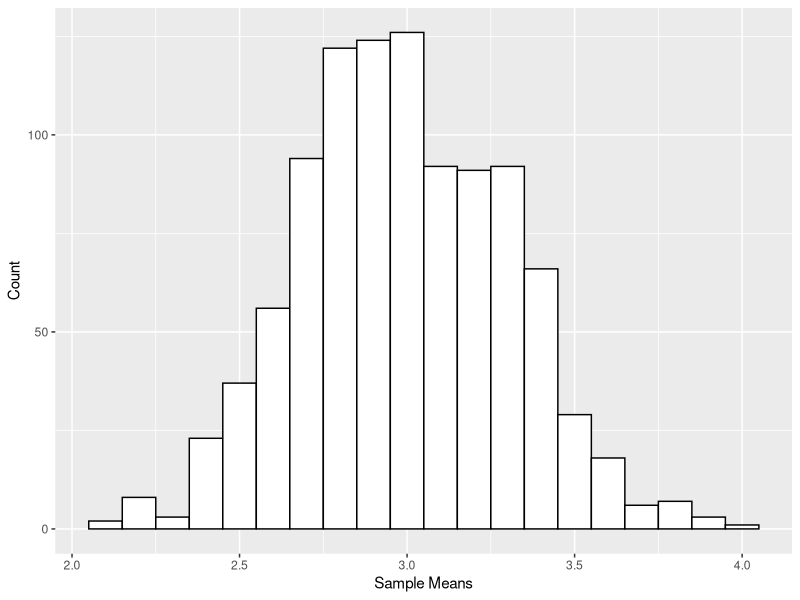
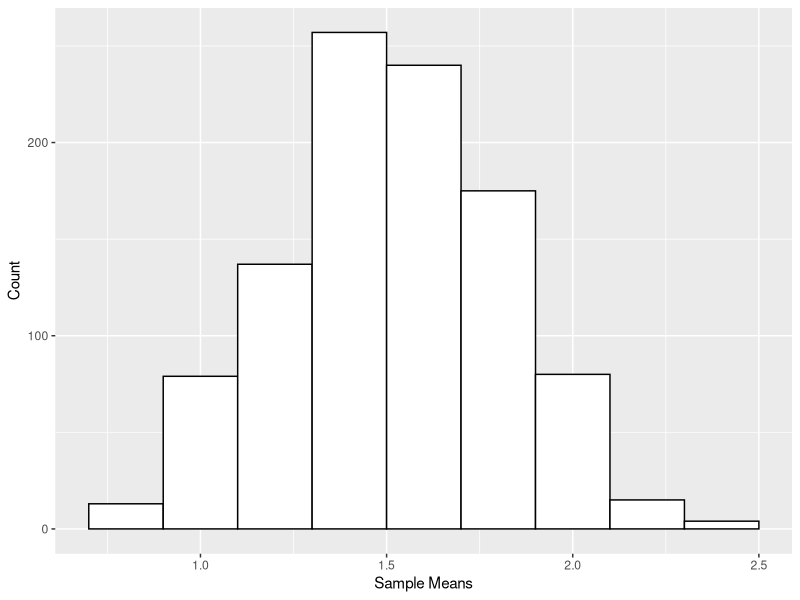
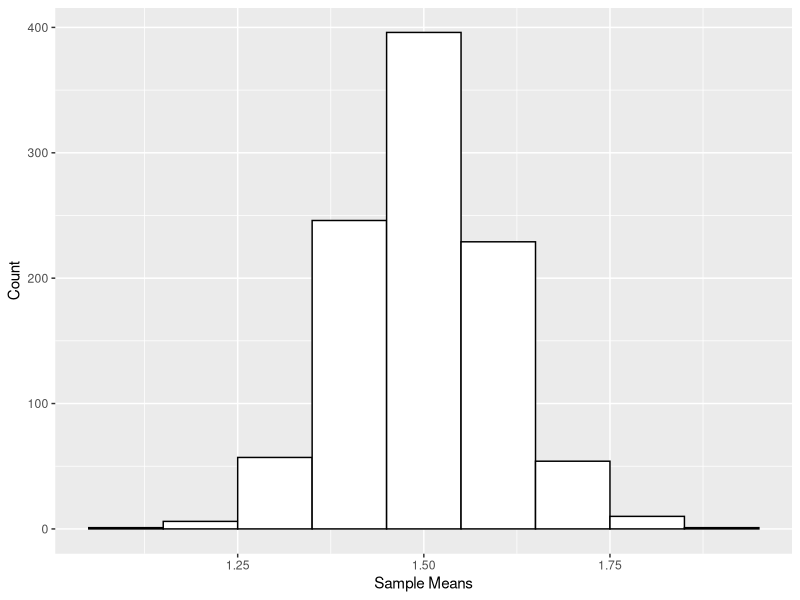

These charts were generated, in order, by the following R code:
# main.R
# This file contains the implementation of the functions in the Project 2
# NOTE: THIS SCRIPT WAS COMPILED ON A LINUX MACHINE - SOME STATEMENTS MAY THROW
# WARNINGS OR ERRORS IN OTHER SYSTEMS

library(ggplot2)  # for generating high quality plots
set.seed(124)  # seed the random generators

# LaTex template for the output
outputTemplate <- "\\subsection{Output}

    The first sample mean and standard deviation were computed:

    \\[ E(\\overline{X}) = %.3f, \\ \\sigma_{\\overline{X}} = %.3f \\]

    All the samples were then used to find the sample mean and standard
    deviation. The theoretical values were also computed based on the
    relationships:

    \\[ \\mu = %s \\]
    \\[ E(\\overline{X}) = %s \\]
    \\[ \\sigma = %s \\]
    \\[ \\sigma_{\\overline{X}} = %s \\]


    \\begin{table}[h]
        \\centering
        \\begin{tabular*}{200pt}{@{\\extracolsep{\\fill}} c c c}

        & \\textbf{Actual} & \\textbf{Theoretical} \\\\
        \\hline
        $\\mu$ & %.3f  & %.3f \\\\
        E($\\overline{X}$) & %.3f & %.3f \\\\
        $\\sigma$ & %.3f & %.3f \\\\
        $\\sigma$\\textsubscript{$\\overline{X}$} & %.3f & %.3f \\\\

        \\end{tabular*}
    \\end{table}
"

# global variables
NUMSAMPS <- 1000
firstMean <- 0
firstStd <- 0

# ------------------------------ Part 1 ------------------------------

# initialize parameters for normal distribution
N <- 40  # size
mu <- 3  # mean
sigma <- 2  # standard deviation

sampMeans <- rep(0, times=NUMSAMPS)  # initialize empty array
firstMean <- 0
firstStd <- 0

# generate 1000 samples
for (i in 1:NUMSAMPS){
    generatedData <- rnorm(N, mu, sigma)
    # store the sample means in vector
    sampMeans[i] = sum(generatedData)/N

    if (i == 1) {
        firstMean = sum(generatedData)/N
        firstStd = sigma/sqrt(N)
    }

}

# save output
sink("part1.tex", append=FALSE, split=FALSE)
cat(
    sprintf(
        outputTemplate,
        firstMean, firstStd,
        "\\mu", "\\mu", "\\sigma", "\\frac{\\sigma}{\\sqrt{n}}",
        mu, mu,
        sum(sampMeans)/NUMSAMPS, mu,
        sigma, sigma,
        sd(sampMeans), sigma/sqrt(N)
    )
)
sink()

png(filename="figures/hist1.png")
# plot a histogram of the data
ggplot() + aes(sampMeans) + 
    geom_histogram(binwidth=0.1, color="black", fill="white") +
    labs(y="Count", x="Sample Means")

dev.off()


# ------------------------------ Part 2 ------------------------------

# initialize parameters for binomial distribution
N <- 15
n <- 10
p <- 0.15

sampMeans <- rep(0, times=NUMSAMPS)  # initialize empty array
for (i in 1:NUMSAMPS){
    generatedData <- rbinom(N, n, p)
    sampMeans[i] = sum(generatedData)/N

    if (i == 1) {
        firstMean = sum(generatedData)/N
        firstStd = n*p*(1-p)/sqrt(N)
    }

}

# save output
sink("part2.tex", append=FALSE, split=FALSE)
cat(
    sprintf(
        outputTemplate,
        firstMean, firstStd,
        "np", "np", "np(1-p)", "\\frac{np(1-p)}{\\sqrt{n}}",
        n*p, n*p,
        sum(sampMeans)/NUMSAMPS, n*p,
        n*p*(1-p), n*p*(1-p),
        sd(sampMeans), n*p*(1-p)/sqrt(N)
    )
)
sink()

png(filename="figures/hist2.png")

# plot a histogram of the data
ggplot() + aes(sampMeans) + 
    geom_histogram(binwidth=0.2, color="black", fill="white") +
    labs(y="Count", x="Sample Means")

dev.off()


# ------------------------------ Part 3 ------------------------------

# initialize parameters for binomial distribution
N <- 120
n <- 10
p <- 0.15

sampMeans <- rep(0, times=NUMSAMPS)  # initialize empty array
for (i in 1:NUMSAMPS){
    generatedData <- rbinom(N, n, p)
    sampMeans[i] = sum(generatedData)/N

    if (i == 1) {
        firstMean = sum(generatedData)/N
        firstStd = n*p*(1-p)/sqrt(N)
    }

}

# save output
sink("part3.tex", append=FALSE, split=FALSE)
cat(
    sprintf(
        outputTemplate,
        firstMean, firstStd,
        "np", "np", "np(1-p)", "\\frac{np(1-p)}{\\sqrt{n}}",
        n*p, n*p,
        sum(sampMeans)/NUMSAMPS, n*p,
        n*p*(1-p), n*p*(1-p),
        sd(sampMeans), n*p*(1-p)/sqrt(N)
    )
)
sink()

png(filename="figures/hist3.png")

# plot a histogram of the data
ggplot() + aes(sampMeans) + 
    geom_histogram(binwidth=0.1, color="black", fill="white") +
    labs(y="Count", x="Sample Means")

dev.off()
